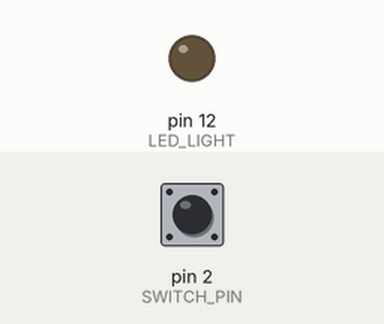
A sketch run on a simulated Arduino Uno, built with avr-gcc and run on an emulated ATmega328P. On the bench: output pins drawn as LEDs (lit = HIGH). The inputs (shaded band) are chosen by the test bench; at power-on: pin 2 (SWITCH_PIN) LOW.

Above: at 1.2 s.
1.3 s: pin 2 (SWITCH_PIN) pulled HIGH for 0.15 s
At 1.37 s:
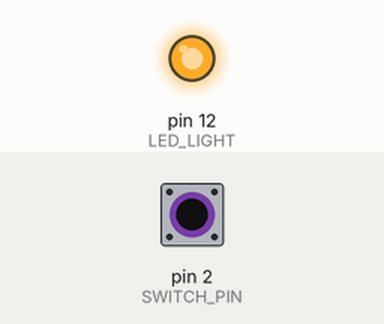
2.9 s: pin 2 (SWITCH_PIN) pulled HIGH for 3.2 s
At 6.9 s:
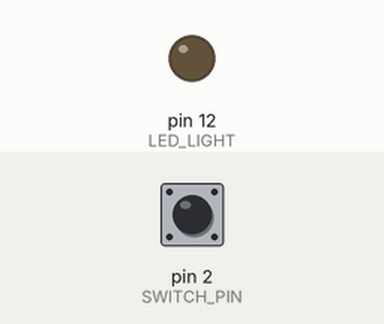
Timing chart, 0 to 8.4 s (numbered marks = the images above; inputs shaded):
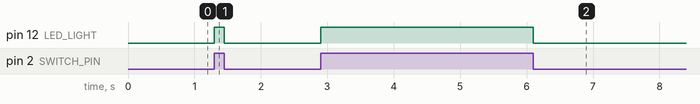

Measured:
- after the input at 1.3 s, pin 12 (LED_LIGHT): LOW → HIGH at once, → LOW 0.15 s later
- after the input at 2.9 s, pin 12 (LED_LIGHT): LOW → HIGH at once, → LOW 3.2 s later

The sketch:

switch_led.ino
```cpp
#include "Arduino.h"

#define LED_LIGHT 12
#define SWITCH_PIN 2

void setup() {
  // put your setup code here, to run once:
    pinMode(SWITCH_PIN, INPUT);
    pinMode(LED_LIGHT, OUTPUT);

}

void loop() {
  // put your main code here, to run repeatedly:

    if(digitalRead(SWITCH_PIN) == HIGH) {
      digitalWrite(LED_LIGHT, HIGH);
    } else {
      digitalWrite(LED_LIGHT, LOW);
    }
}
```
